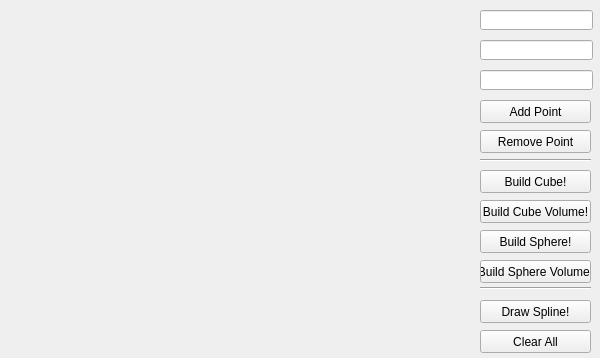
<?xml version="1.0" encoding="UTF-8"?>
<ui version="4.0">
 <class>CgalUiApplicationClass</class>
 <widget class="QMainWindow" name="CgalUiApplicationClass">
  <property name="geometry">
   <rect>
    <x>0</x>
    <y>0</y>
    <width>600</width>
    <height>358</height>
   </rect>
  </property>
  <property name="windowTitle">
   <string>CgalUiApplication</string>
  </property>
  <property name="dockOptions">
   <set>QMainWindow::AllowTabbedDocks|QMainWindow::AnimatedDocks</set>
  </property>
  <widget class="QWidget" name="centralWidget">
   <widget class="MyViewer" name="widget" native="true">
    <property name="geometry">
     <rect>
      <x>-1</x>
      <y>-1</y>
      <width>471</width>
      <height>361</height>
     </rect>
    </property>
   </widget>
   <widget class="QLineEdit" name="xCoord">
    <property name="geometry">
     <rect>
      <x>480</x>
      <y>10</y>
      <width>113</width>
      <height>20</height>
     </rect>
    </property>
   </widget>
   <widget class="QLineEdit" name="yCoord">
    <property name="geometry">
     <rect>
      <x>480</x>
      <y>40</y>
      <width>113</width>
      <height>20</height>
     </rect>
    </property>
   </widget>
   <widget class="QLineEdit" name="zCoord">
    <property name="geometry">
     <rect>
      <x>480</x>
      <y>70</y>
      <width>113</width>
      <height>20</height>
     </rect>
    </property>
   </widget>
   <widget class="QPushButton" name="addPointButton">
    <property name="geometry">
     <rect>
      <x>480</x>
      <y>100</y>
      <width>111</width>
      <height>23</height>
     </rect>
    </property>
    <property name="text">
     <string>Add Point</string>
    </property>
   </widget>
   <widget class="QPushButton" name="clearAllButton">
    <property name="geometry">
     <rect>
      <x>480</x>
      <y>330</y>
      <width>111</width>
      <height>23</height>
     </rect>
    </property>
    <property name="text">
     <string>Clear All</string>
    </property>
   </widget>
   <widget class="QPushButton" name="removePointButton">
    <property name="geometry">
     <rect>
      <x>480</x>
      <y>130</y>
      <width>111</width>
      <height>23</height>
     </rect>
    </property>
    <property name="text">
     <string>Remove Point</string>
    </property>
    <property name="checkable">
     <bool>true</bool>
    </property>
   </widget>
   <widget class="Line" name="line">
    <property name="geometry">
     <rect>
      <x>480</x>
      <y>150</y>
      <width>111</width>
      <height>20</height>
     </rect>
    </property>
    <property name="orientation">
     <enum>Qt::Horizontal</enum>
    </property>
   </widget>
   <widget class="QPushButton" name="buildCubeButton">
    <property name="geometry">
     <rect>
      <x>480</x>
      <y>170</y>
      <width>111</width>
      <height>23</height>
     </rect>
    </property>
    <property name="text">
     <string>Build Cube!</string>
    </property>
   </widget>
   <widget class="QPushButton" name="buildCubeVolumeButton">
    <property name="geometry">
     <rect>
      <x>480</x>
      <y>200</y>
      <width>111</width>
      <height>23</height>
     </rect>
    </property>
    <property name="text">
     <string>Build Cube Volume!</string>
    </property>
   </widget>
   <widget class="QPushButton" name="buildSphereButton">
    <property name="geometry">
     <rect>
      <x>480</x>
      <y>230</y>
      <width>111</width>
      <height>23</height>
     </rect>
    </property>
    <property name="text">
     <string>Build Sphere!</string>
    </property>
   </widget>
   <widget class="QPushButton" name="buildSphereVolumeButton">
    <property name="geometry">
     <rect>
      <x>480</x>
      <y>260</y>
      <width>111</width>
      <height>23</height>
     </rect>
    </property>
    <property name="text">
     <string>Build Sphere Volume!</string>
    </property>
   </widget>
   <widget class="Line" name="line_2">
    <property name="geometry">
     <rect>
      <x>480</x>
      <y>280</y>
      <width>111</width>
      <height>16</height>
     </rect>
    </property>
    <property name="orientation">
     <enum>Qt::Horizontal</enum>
    </property>
   </widget>
   <widget class="QPushButton" name="drawSplineButton">
    <property name="geometry">
     <rect>
      <x>480</x>
      <y>300</y>
      <width>111</width>
      <height>23</height>
     </rect>
    </property>
    <property name="text">
     <string>Draw Spline!</string>
    </property>
   </widget>
  </widget>
 </widget>
 <layoutdefault spacing="6" margin="11"/>
 <customwidgets>
  <customwidget>
   <class>MyViewer</class>
   <extends>QWidget</extends>
   <header location="global">myviewer.h</header>
   <container>1</container>
  </customwidget>
 </customwidgets>
 <resources>
  <include location="CgalUiApplication.qrc"/>
 </resources>
 <connections/>
</ui>
